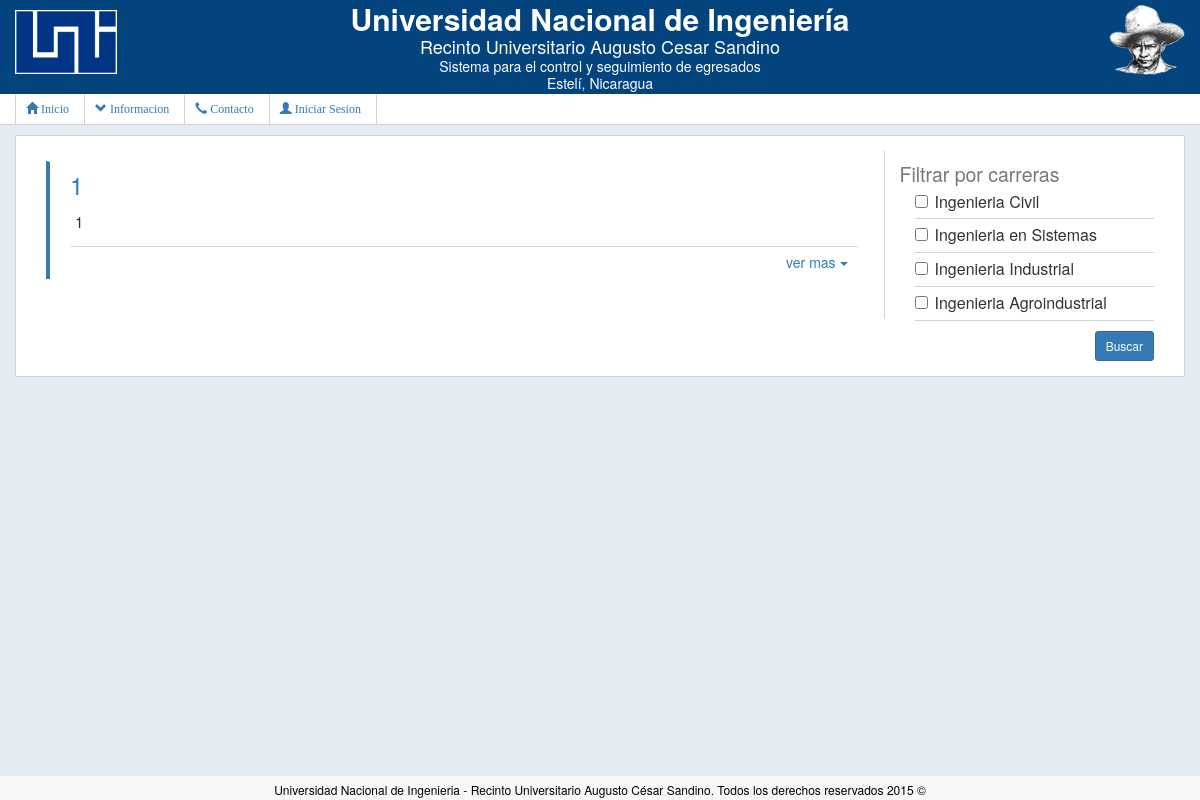
Screenshot of /index.php/publicaciones/BolsaDeTrabajo with the database file from the repository.
### tables this page shows
CREATE TABLE `carrera` (
  `carrera_id` int(11) NOT NULL AUTO_INCREMENT,
  `nombre_carrera` varchar(45) NOT NULL,
  PRIMARY KEY (`carrera_id`)
);

### application/controllers/Publicaciones.php (called while the page is built, shortened)
<?php defined('BASEPATH') OR exit('No direct script access allowed');
	class Publicaciones extends CI_Controller{
		function __construct(){
			$this->load->library("session");
			$this->load->helper(array("sesion","fecha"));
		}
		public function BolsaDeTrabajo(){
			$this->load->model("ficha_model");
			$this->load->model("listas_model");
			$data["fichas"]= $this->ficha_model->listar(array("visible"=>TRUE));
			$data["carreras"] = $this->listas_model->listarCarreras();
			$this->load->view("cabecera");
			$this->load->view("nav");
			$this->load->view("publicacion/bolsa_trabajo",$data);
			$this->load->view("footer");
		}
	}
?>

### index.php (called while the page is built, shortened)
<?php
require_once BASEPATH.'core/CodeIgniter.php';

### application/models/publicacion_model.php (called while the page is built, shortened)
<?php
	class Publicacion_model extends CI_Model{
		private $view_name = null;
		function __construct($view_name){
			$this->view_name=$view_name;
		}
		function listar($where = "",$like = "",$order_by="",$where_in="",$fields = ""){
			if($where != ""){
				$this->db->where($where);
			}
			return $this->db->get($this->view_name);
		}
	}
?>

### application/models/listas_model.php (called while the page is built, shortened)
<?php defined('BASEPATH') OR exit('No direct script access allowed');
	class Listas_model extends CI_Model{
		function listarCarreras(){
			return $this->db->get("carrera");
		}
	}
?>

### application/views/publicacion/bolsa_trabajo.php (the view, shortened to what this page needs)
<div class="container no-padding">
<div class="contenido">
		<div class="col-md-9 col-lg-9" style="border-right:1px solid lightgray">
			<?php
				if(isset($fichas) && !empty($fichas)){
					foreach ($fichas->result() as $row) {
						echo "<div class='post'>";
						echo "<h3 class=''>$row->cargo</h3>";
						echo "<p class=''>$row->descripcion</p>";
						echo "<button class='btn btn-link btn-sm' >ver mas <span class='caret'></span></button>";
						echo "</div>";
					}
				}else{
					echo "<p class='bg-primary'>No hay publicaciones de empleo</p>";
				}
			?>
		</div>
		<div class="col-md-3 col-lg-3" >
			<div class="">
				<h2><small>Filtrar por carreras</small></h2>
				<ul class="filtro">
					<?php
						if(isset($carreras) && !empty($carreras)){
							foreach ($carreras->result() as $row) {
								echo "<li><div class='checkbox'>";
								echo "<label for='carr_" . $row->carrera_id . "'> <input type='checkbox' id='carr_" . $row->carrera_id . "' name='carreras' value='$row->carrera_id'> $row->nombre_carrera</label>";
								echo "</div></li>";
							}
						}
					?>
				</ul>
				<button class="btn btn-sm btn-primary pull-right">Buscar</button>
			</div>
		</div>
	</div>
</div>

### public/css/default.css (style rules this page uses)
h1,h2,h3,h4,h5 { margin: 2px 0px; }
html,body { padding-bottom: 4px; }
body { //background-color: rgba(245,245,245,1.0); background-color: #E5EBF2; }
.contenido { background-color: white; padding: 15px 15px; border-radius: 2px; margin: 10px 0px; border:1px solid lightgray; display: block; overflow: auto; }
.no-padding { padding:0px 0px; }

### application/views/publicacion/bolsa_trabajo.php (style rules this page uses)
.post { border-top: 1px solid white; border-left: 4px solid #337ab7; margin-top: 10px; margin-bottom:40px; padding: 8px 10px; padding-left:20px; padding-bottom: 0px; background-color: none; }
.post p { font-family: "Helvetica Neue",Helvetica,Arial,sans-serif; padding: 5px 5px; //border:1px solid lightgray; line-height: 18px; font-size: 15px; }
.post h3 { font-weight: none; color: #337ab7; margin-bottom: 10px; }
.post .btn-link { outline: none; border-top: 1px solid lightgray; display: block; text-align: right; width: 100%; font-size: 14px; }
.filtro { margin-top: 5px; padding-left: 15px; list-style: none; }
.filtro li { font-size: 16px; padding: 0px 0px; border-bottom: 1px solid lightgray; }
.checkbox { margin: 5px 0px; }

### rows the page displays
carrera: nombre_carrera "Ingenieria Civil"
carrera: nombre_carrera "Ingenieria en Sistemas"
carrera: nombre_carrera "Ingenieria Industrial"
carrera: nombre_carrera "Ingenieria Agroindustrial"

### other values shown
$row->cargo "1"
$row->descripcion "1"
